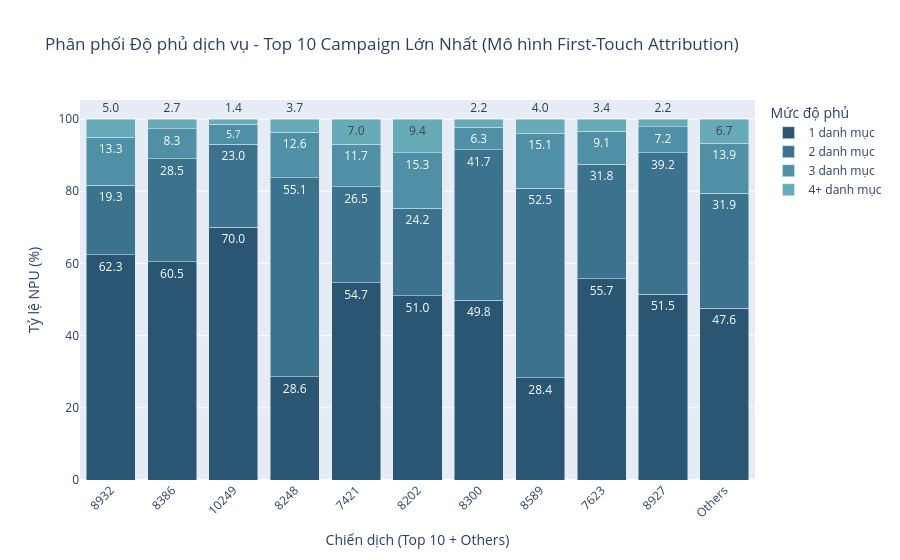

This figure's notebook cell:
### Markdown cell above
## Sử dụng First-Touch Attribution

### Code cell
df_real_camp = df_all[df_all['campaignID'] != 0].dropna(subset=['campaignID'])
first_touch = df_real_camp.groupby('userID')['campaignID'].first().reset_index()
first_touch.rename(columns={'campaignID': 'acquisition_campaign'}, inplace=True)

# Gộp Campaign đầu tiên này ngược lại vào bảng giao dịch chính
df_fixed = df_all.merge(first_touch, on='userID', how='left')

# Với những user hoàn toàn tự nhiên (không qua campaign nào), ta điền mặc định là 'Organic' hoặc '0'
df_fixed['acquisition_campaign'] = df_fixed['acquisition_campaign'].fillna('0')

# Đếm số danh mục (report_cat) duy nhất mỗi user sử dụng dựa trên Campaign đầu tiên của họ
user_cat_counts_fixed = df_fixed.groupby(['acquisition_campaign', 'userID'])['report_cat'].nunique().reset_index(name='unique_categories')

# Tính số lượng user cho từng mức độ phủ (1, 2, 3...) trong mỗi Campaign
dist_data_fixed = user_cat_counts_fixed.groupby(['acquisition_campaign', 'unique_categories']).size().reset_index(name='user_count')

# Tạo cột nhóm độ phủ để biểu đồ gọn gàng hơn
dist_data_fixed['category_group'] = dist_data_fixed['unique_categories'].apply(
    lambda x: '4+ danh mục' if x >= 4 else f'{x} danh mục'
)

# Đếm tổng lượng user của từng Campaign để lọc ra Top 10 lớn nhất
campaign_volume = dist_data_fixed.groupby('acquisition_campaign')['user_count'].sum().reset_index(name='total_users')
top_10_campaigns = campaign_volume.sort_values('total_users', ascending=False).head(10)['acquisition_campaign'].tolist()

# Ép các Campaign nhỏ lẻ bên ngoài Top 10 thành nhóm "Others"
dist_data_fixed['campaign_grouped'] = dist_data_fixed['acquisition_campaign'].apply(
    lambda x: str(x) if x in top_10_campaigns else 'Others'
)

# Tính toán lại tổng số lượng user sau khi đã gom nhóm "Others"
final_dist_grouped = dist_data_fixed.groupby(['campaign_grouped', 'category_group'])['user_count'].sum().reset_index()

# Tính tỷ lệ % user cho từng nhóm mức độ phủ trên tổng số user của Campaign đó
final_dist_grouped['pct_users'] = final_dist_grouped.groupby('campaign_grouped')['user_count'].transform(lambda x: (x / x.sum()) * 100)

# Thiết lập thứ tự sắp xếp trục X (Top 10 từ lớn đến nhỏ, Others nằm cuối cùng)
# Chuyển list sang dạng string để map chính xác với trục X của Plotly
order_x = [str(c) for c in top_10_campaigns] + ['Others']

# Vẽ biểu đồ Cột chồng (Stacked Bar Chart)
fig_clean = px.bar(
    final_dist_grouped, 
    x='campaign_grouped', 
    y='pct_users', 
    color='category_group', 
    title='Phân phối Độ phủ dịch vụ - Top 10 Campaign Lớn Nhất (Mô hình First-Touch Attribution)',
    labels={
        'campaign_grouped': 'Chiến dịch (Top 10 + Others)', 
        'pct_users': 'Tỷ lệ NPU (%)', 
        'category_group': 'Mức độ phủ'
    },
    text_auto='.1f', # Hiển thị số % trên thân cột
    category_orders={
        "campaign_grouped": order_x,
        "category_group": ["1 danh mục", "2 danh mục", "3 danh mục", "4+ danh mục"]
    },
    color_discrete_sequence=px.colors.sequential.Teal_r # Dải màu xanh Teal dễ nhìn
)

# Tối ưu giao diện biểu đồ
fig_clean.update_layout(
    xaxis_tickangle=-45, 
    yaxis_title="Tỷ lệ NPU (%)",
    legend_title="Mức độ phủ",
    barmode='stack'
)

fig_clean.show()

### Figure 1 — Plotly figure (JSON) as saved in the notebook; plotly's stock layout.template omitted (floating-point values rounded to 4 significant figures)
{"data": [{"hovertemplate": "Mức độ phủ=1 danh mục<br>Chiến dịch (Top 10 + Others)=%{x}<br>Tỷ lệ NPU (%)=%{y}<extra></extra>", "legendgroup": "1 danh mục", "marker": {"color": "rgb(42, 86, 116)", "pattern": {"shape": ""}}, "name": "1 danh mục", "orientation": "v", "showlegend": true, "textposition": "auto", "texttemplate": "%{y:.1f}", "type": "bar", "x": ["10249", "7421", "7623", "8202", "8248", "8300", "8386", "8589", "8927", "8932", "Others"], "xaxis": "x", "y": [69.95, 54.71, 55.7, 51.03, 28.6, 49.8, 60.46, 28.35, 51.47, 62.35, 47.57], "yaxis": "y"}, {"hovertemplate": "Mức độ phủ=2 danh mục<br>Chiến dịch (Top 10 + Others)=%{x}<br>Tỷ lệ NPU (%)=%{y}<extra></extra>", "legendgroup": "2 danh mục", "marker": {"color": "rgb(59, 115, 143)", "pattern": {"shape": ""}}, "name": "2 danh mục", "orientation": "v", "showlegend": true, "textposition": "auto", "texttemplate": "%{y:.1f}", "type": "bar", "x": ["10249", "7421", "7623", "8202", "8248", "8300", "8386", "8589", "8927", "8932", "Others"], "xaxis": "x", "y": [22.98, 26.52, 31.8, 24.25, 55.08, 41.71, 28.49, 52.52, 39.18, 19.28, 31.88], "yaxis": "y"}, {"hovertemplate": "Mức độ phủ=3 danh mục<br>Chiến dịch (Top 10 + Others)=%{x}<br>Tỷ lệ NPU (%)=%{y}<extra></extra>", "legendgroup": "3 danh mục", "marker": {"color": "rgb(79, 144, 166)", "pattern": {"shape": ""}}, "name": "3 danh mục", "orientation": "v", "showlegend": true, "textposition": "auto", "texttemplate": "%{y:.1f}", "type": "bar", "x": ["10249", "7421", "7623", "8202", "8248", "8300", "8386", "8589", "8927", "8932", "Others"], "xaxis": "x", "y": [5.663, 11.74, 9.102, 15.32, 12.62, 6.265, 8.338, 15.12, 7.17, 13.32, 13.89], "yaxis": "y"}, {"hovertemplate": "Mức độ phủ=4+ danh mục<br>Chiến dịch (Top 10 + Others)=%{x}<br>Tỷ lệ NPU (%)=%{y}<extra></extra>", "legendgroup": "4+ danh mục", "marker": {"color": "rgb(104, 171, 184)", "pattern": {"shape": ""}}, "name": "4+ danh mục", "orientation": "v", "showlegend": true, "textposition": "auto", "texttemplate": "%{y:.1f}", "type": "bar", "x": ["10249", "7421", "7623", "8202", "8248", "8300", "8386", "8589", "8927", "8932", "Others"], "xaxis": "x", "y": [1.399, 7.029, 3.398, 9.4, 3.704, 2.22, 2.711, 4.014, 2.177, 5.047, 6.661], "yaxis": "y"}], "layout": {"barmode": "stack", "legend": {"title": {"text": "Mức độ phủ"}, "tracegroupgap": 0}, "title": {"text": "Phân phối Độ phủ dịch vụ - Top 10 Campaign Lớn Nhất (Mô hình First-Touch Attribution)"}, "xaxis": {"anchor": "y", "categoryarray": ["8932", "8386", "10249", "8248", "7421", "8202", "8300", "8589", "7623", "8927", "Others"], "categoryorder": "array", "domain": [0, 1], "tickangle": -45, "title": {"text": "Chiến dịch (Top 10 + Others)"}}, "yaxis": {"anchor": "x", "domain": [0, 1], "title": {"text": "Tỷ lệ NPU (%)"}}}}
